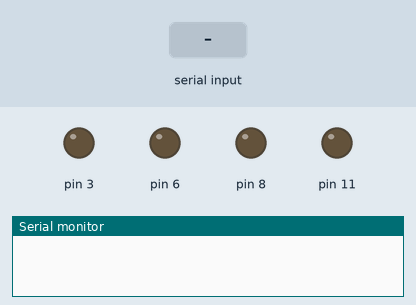
Bench run of a sketch on a simulated Arduino Uno, built with avr-gcc and run on an emulated ATmega328P. Shown: output pins drawn as LEDs (lit = HIGH), the last lines printed to the serial monitor. Dashed ring = blinking. Inputs (shaded band) come from the test bench.

Above: at 1.2 s.
1.3 s: "X" received over Serial
At 1.4 s:
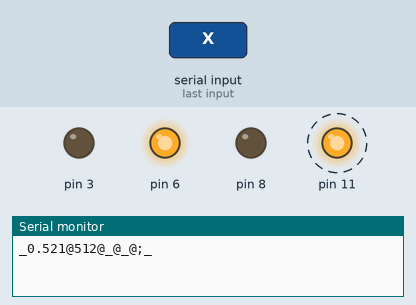
At 2.8 s:
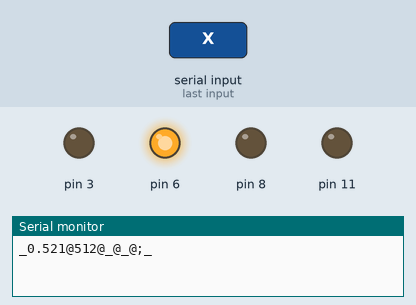
Timing chart, 0 to 4.3 s (numbered marks = the images above; inputs shaded):
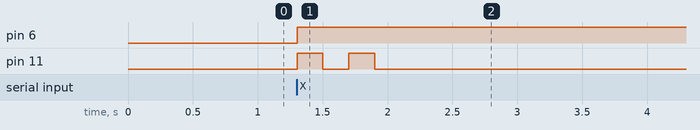

The sketch:

MQ3_Android.ino
```cpp
int dato=0;
void setup()
{
  Serial.begin(9600);
  pinMode(3, OUTPUT);
  pinMode(6, OUTPUT);
  pinMode(8, OUTPUT);
  pinMode(11, OUTPUT);

  digitalWrite(3, LOW);
  digitalWrite(6, LOW);
  digitalWrite(8, LOW);
  digitalWrite(11,LOW);

}

void loop()
{
  if(Serial.available()>0)
  {
    dato=Serial.read();
  }
  if(dato=='X')
  {
    int adc_MQ = analogRead(A0); //Lemos la salida analógica  del MQ
    float voltaje = adc_MQ * (5.0 / 1023.0); //Convertimos la lectura en un valor de voltaje
    float Rs=1000*((5-voltaje)/voltaje);  //Calculamos Rs con un RL de 1k
    double alcohol=(0.4091*pow(Rs/5463, -1.497))/10; // calculamos la concentración  de alcohol con la ecuación obtenida.
    //-------Enviamos los valores por el puerto serial------------
    Serial.print("_");
    Serial.print(alcohol,3);
    Serial.print("@");
    Serial.print(adc_MQ);
    Serial.print("@_@_@;_");

    if(adc_MQ<333)
    {
      digitalWrite(3, HIGH);
      digitalWrite(6, LOW);
      digitalWrite(8, LOW);
      digitalWrite(11, HIGH);
      delay(200);
      digitalWrite(11, LOW);
      delay(200);
    }
    if((adc_MQ>333)&&(adc_MQ<666))
    {
      digitalWrite(3, LOW);
      digitalWrite(6, HIGH);
      digitalWrite(8, LOW);
      digitalWrite(11, HIGH);
      delay(200);
      digitalWrite(11, LOW);
      delay(200);
      digitalWrite(11, HIGH);
      delay(200);
      digitalWrite(11, LOW);
      delay(200);
    }
    if(adc_MQ>666)
    {
      digitalWrite(3, LOW);
      digitalWrite(6, LOW);
      digitalWrite(8, HIGH);
      digitalWrite(11, HIGH);
      delay(200);
      digitalWrite(11, LOW);
      delay(200);
      digitalWrite(11, HIGH);
      delay(200);
      digitalWrite(11, LOW);
      delay(200);
      digitalWrite(11, HIGH);
      delay(200);
      digitalWrite(11, LOW);
      delay(200);
    }

    dato=0;
  }
}
```

Measured:
- after the input at 1.3 s, pin 6: LOW → HIGH at once; pin 11: alternates HIGH for 0.20 s and LOW for 0.20 s, 4 changes in all, then stays LOW, starting at once
